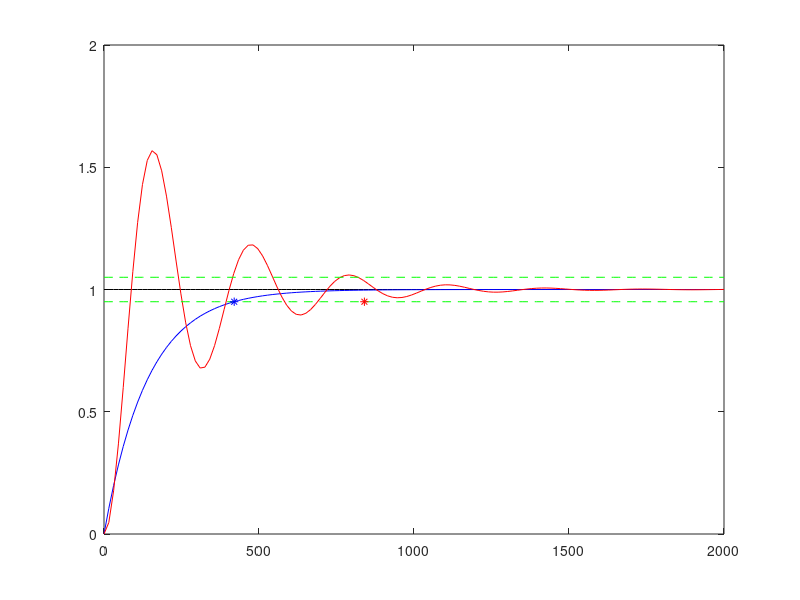

Recreate this plot in MATLAB.
clc
pkg load control
Gp = tf(8,[140 1]);
Ti = 140; % mudando essa variável eu mudo a frewuencia da funcao com o controlador
Gc = tf(1,[Ti 0]);
G = Gp*Gc;
GMF = G/(1+G);
[y,t] = step(GMF);
[yp,t]= step(Gp/8,t);
sp = ones(size(t));
plot(t,sp,'k');
hold on;
plot(t,yp,'b');
plot(t,y,'r');

plot(t,0.95*sp,'g--');
plot(t,1.05*sp,'g--');

p = eig(GMF);%calcula os polos complexos do G de argumento

dt = -real(p(1));
TaMF = 3/dt; %Ta tempo de amortecimento
plot(TaMF,0.95,'r*');
pp = eig(Gp);
Tau = 1/abs(pp);
tap = 3*Tau;
plot(tap,0.95,'b*');
a = 0;
%vermelho planta + o controlador


